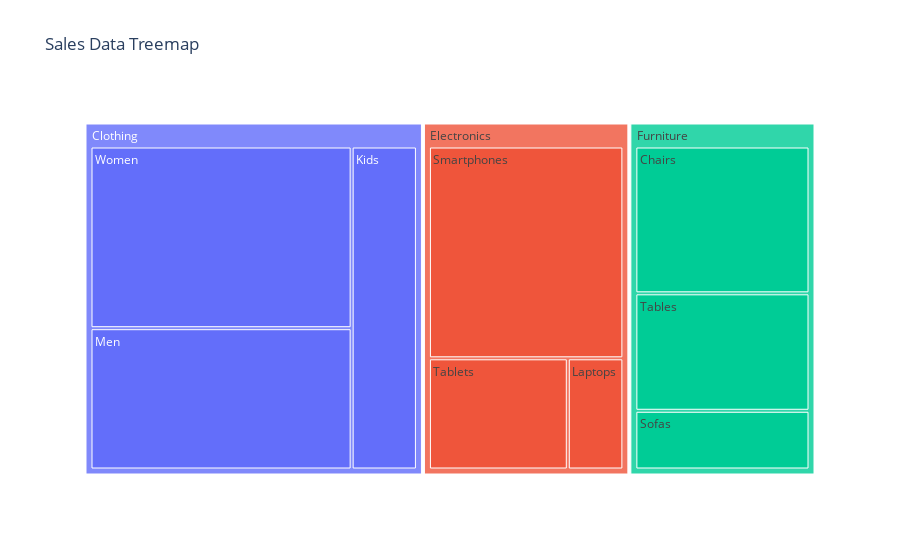

Source (notebook cell):
### Code cell
import plotly.express as px
import pandas as pd

#Sales Data

data1 = {'Category':['Electronics','Electronics','Electronics','Furniture','Furniture','Furniture','Clothing','Clothing','Clothing'],
         'Subcategory':['Laptops','Smartphones','Tablets','Chairs','Tables','Sofas','Men','Women','Kids'],'Sales':[12000,80000,30000,50000,40000,20000,70000,90000,40000]}
df = pd.DataFrame(data1)

fig = px.treemap(df, path=['Category','Subcategory'], values='Sales', title='Sales Data Treemap')

fig.show()

### Figure 1 — Plotly figure (JSON) as saved in the notebook; plotly's stock layout.template omitted (floating-point values rounded to 4 significant figures)
{"data": [{"branchvalues": "total", "domain": {"x": [0, 1], "y": [0, 1]}, "hovertemplate": "labels=%{label}<br>Sales=%{value}<br>parent=%{parent}<br>id=%{id}<extra></extra>", "ids": ["Electronics/Laptops", "Electronics/Smartphones", "Electronics/Tablets", "Furniture/Chairs", "Furniture/Tables", "Furniture/Sofas", "Clothing/Men", "Clothing/Women", "Clothing/Kids", "Electronics", "Furniture", "Clothing"], "labels": ["Laptops", "Smartphones", "Tablets", "Chairs", "Tables", "Sofas", "Men", "Women", "Kids", "Electronics", "Furniture", "Clothing"], "name": "", "parents": ["Electronics", "Electronics", "Electronics", "Furniture", "Furniture", "Furniture", "Clothing", "Clothing", "Clothing", "", "", ""], "type": "treemap", "values": [12000.0, 80000.0, 30000.0, 50000.0, 40000.0, 20000.0, 70000.0, 90000.0, 40000.0, 122000.0, 110000.0, 200000.0]}], "layout": {"legend": {"tracegroupgap": 0}, "title": {"text": "Sales Data Treemap"}}}
